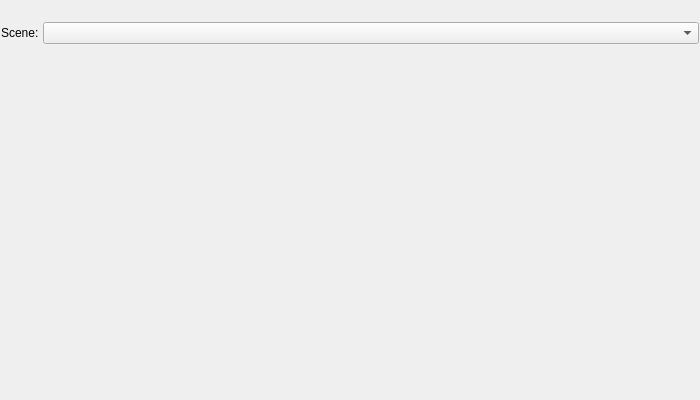
<?xml version="1.0" encoding="UTF-8"?>
<ui version="4.0">
 <class>sequencer</class>
 <widget class="QMainWindow" name="sequencer">
  <property name="geometry">
   <rect>
    <x>0</x>
    <y>0</y>
    <width>700</width>
    <height>400</height>
   </rect>
  </property>
  <widget class="QWidget" name="centralwidget">
   <layout class="QVBoxLayout" name="verticalLayout">
    <property name="spacing">
     <number>1</number>
    </property>
    <property name="leftMargin">
     <number>1</number>
    </property>
    <property name="topMargin">
     <number>1</number>
    </property>
    <property name="rightMargin">
     <number>1</number>
    </property>
    <property name="bottomMargin">
     <number>1</number>
    </property>
    <item>
     <widget class="Header" name="header" native="true">
      <property name="minimumSize">
       <size>
        <width>0</width>
        <height>20</height>
       </size>
      </property>
      <property name="maximumSize">
       <size>
        <width>16777215</width>
        <height>20</height>
       </size>
      </property>
      <property name="font">
       <font>
        <weight>75</weight>
        <bold>true</bold>
       </font>
      </property>
      <property name="text" stdset="0">
       <string>SEQUENCER</string>
      </property>
     </widget>
    </item>
    <item>
     <layout class="QHBoxLayout" name="scene_select_layout">
      <property name="spacing">
       <number>4</number>
      </property>
      <item>
       <widget class="QLabel" name="lbl_scene">
        <property name="text">
         <string>Scene:</string>
        </property>
       </widget>
      </item>
      <item>
       <widget class="QComboBox" name="cmb_scene">
        <property name="sizePolicy">
         <sizepolicy hsizetype="Expanding" vsizetype="Fixed">
          <horstretch>1</horstretch>
          <verstretch>0</verstretch>
         </sizepolicy>
        </property>
       </widget>
      </item>
     </layout>
    </item>
    <item>
     <widget class="QWidget" name="sequencer_placeholder">
      <property name="minimumSize">
       <size>
        <width>0</width>
        <height>200</height>
       </size>
      </property>
     </widget>
    </item>
    <item>
     <widget class="Footer" name="footer" native="true">
      <property name="minimumSize">
       <size>
        <width>0</width>
        <height>20</height>
       </size>
      </property>
      <property name="maximumSize">
       <size>
        <width>16777215</width>
        <height>20</height>
       </size>
      </property>
     </widget>
    </item>
   </layout>
  </widget>
 </widget>
 <customwidgets>
  <customwidget>
   <class>Header</class>
   <extends>QWidget</extends>
   <header>uitk.widgets.header</header>
  </customwidget>
  <customwidget>
   <class>Footer</class>
   <extends>QWidget</extends>
   <header>uitk.widgets.footer</header>
  </customwidget>
 </customwidgets>
 <resources/>
 <connections/>
</ui>
